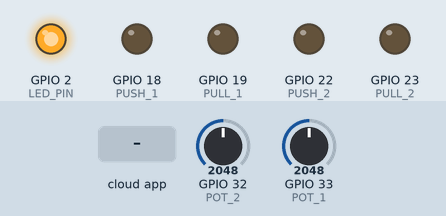
Bench run of a sketch on a simulated ESP32. On the bench: output pins drawn as LEDs (lit = HIGH). The test bench sets the inputs (shaded band); at power-on: GPIO 32 (POT_2) = 2048, GPIO 33 (POT_1) = 2048. The ROS host is connected and sends only what is stated. At 6.3 s the program restarts the board; the recording ends there.

Above: at 1.2 s.
1.3 s: the phone or cloud app sets micro_ros_pedal to -100
At 2.2 s:
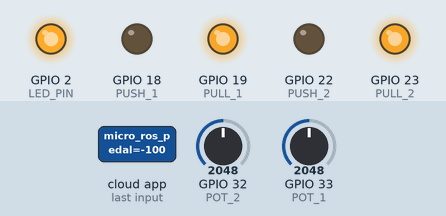
Timing chart, 0 to 4.3 s (numbered marks = the images above; inputs shaded):
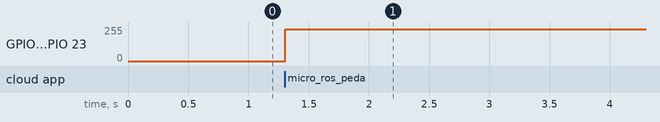

The sketch:

pedal_esp32.ino
```cpp
#include <Arduino.h>
#include <micro_ros_arduino.h>

#include <rcl/rcl.h>
#include <rcl/error_handling.h>
#include <rclc/rclc.h>
#include <rclc/executor.h>

#include <std_msgs/msg/int32.h>
#include <std_msgs/msg/float32.h>

rcl_subscription_t subscriber;
std_msgs__msg__Float32 msg;
rclc_executor_t executor;
rclc_support_t support;
rcl_allocator_t allocator;
rcl_node_t node;
rcl_timer_t timer;

#define LED_PIN 2

#define PUSH_1 18
#define PULL_1 19
#define POT_1 33

int pos_1;  // Defining int value for gas feedback

#define PUSH_2 22
#define PULL_2 23
#define POT_2 32

int pos_2;   // Defining int value for brake feedback
int zero = 3; // Error tolerance for pedals

// PID controller gains initialization
int P = 10;

int MAX_CYCLE = 240;    // Maximum PWM-control command
int MIN_CYCLE = 240;    // Minimum -||-

volatile int GAS_START = 0;    // In BIT
volatile int BRAKE_START = 0;  // In BIT

volatile int hand_brake = 0;
float HANDBRAKE_POS = 1.75;    // In the range of 0-2 of the movement

volatile int start_pos = 0;   // BIT
volatile int error;

// Watchdog timer implementation
unsigned long lastMsgTime = 0;  // Last received message time
const unsigned long TIMEOUT = 5000;  // 5 seconds timeout

#define RCCHECK(fn) { rcl_ret_t temp_rc = fn; if((temp_rc != RCL_RET_OK)){error_loop();}}
#define RCSOFTCHECK(fn) { rcl_ret_t temp_rc = fn; if((temp_rc != RCL_RET_OK)){}}

void error_loop() {
  for (int i = 0; i < 10; i++) {  // Blink LED for 1 second, then reset
    digitalWrite(LED_PIN, !digitalRead(LED_PIN));
    delay(100);
  }
  ESP.restart();
}

void control_callback(float command, int PUSH, int PULL, int pos, int pedal) {
  if (pedal == 1) {
    start_pos = GAS_START;
  } else {
    start_pos = BRAKE_START;
  }

  error = start_pos * (100.0 / 3950.0) + abs(command) * 50.0 * (100-0 - start_pos * (100.0 / 3950.0))/100.0 - pos * (100.0 / 3950.0);

  int PID = P * error;
  int control = constrain(abs(PID), MIN_CYCLE, MAX_CYCLE);

  if (error >= zero) {
    analogWrite(PULL, 0);
    analogWrite(PUSH, control);
  } else if (error <= -zero) {
    analogWrite(PUSH, 0);
    analogWrite(PULL, control);
  } else {
    analogWrite(PUSH, 0);
    analogWrite(PULL, 0);
  }
}

void subscription_callback(const void *msgin) {
  const std_msgs__msg__Float32 *msg = (const std_msgs__msg__Float32 *)msgin;

  // Update last received message time
  lastMsgTime = millis();

  if (msg->data < -2.0 || msg->data > 2.0) {
    if (msg->data == 10.0) {
      hand_brake = 1;
    } else if (msg->data == -10.0) {
      hand_brake = 0;
    } else if (msg->data == 20.0) {
      GAS_START = pos_1;
    } else if (msg->data == -20.0) {
      BRAKE_START = pos_2;
    } else if (msg->data == 30.0) {
      GAS_START = 0;
      BRAKE_START = 0;
    }
  }

  if (hand_brake == 1) {
    control_callback(HANDBRAKE_POS, PUSH_2, PULL_2, pos_2, 2);
  } else {
    // GAS
    if (msg->data > 0 && msg->data <= 2.0) {
      control_callback(msg->data, PUSH_1, PULL_1, pos_1, 1);
    } else {
      control_callback(0, PUSH_1, PULL_1, pos_1, 1);
    }

    // BRAKE
    if (msg->data < 0 && msg->data >= -2.0) {
      control_callback(msg->data, PUSH_2, PULL_2, pos_2, 2);
    } else {
      control_callback(0, PUSH_2, PULL_2, pos_2, 2);
    }
  }
}

void setup() {
  set_microros_transports();

  pinMode(LED_PIN, OUTPUT);
  digitalWrite(LED_PIN, HIGH);

  pinMode(PUSH_1, OUTPUT);
  pinMode(PULL_1, OUTPUT);

  pinMode(PUSH_2, OUTPUT);
  pinMode(PULL_2, OUTPUT);

  allocator = rcl_get_default_allocator();

  // Create init_options
  RCCHECK(rclc_support_init(&support, 0, NULL, &allocator));

  // Create node
  RCCHECK(rclc_node_init_default(&node, "micro_ros_arduino_node", "", &support));

  // Create subscriber
  RCCHECK(rclc_subscription_init_default(
    &subscriber,
    &node,
    ROSIDL_GET_MSG_TYPE_SUPPORT(std_msgs, msg, Float32),
    "micro_ros_pedal"));

  // Create executor
  RCCHECK(rclc_executor_init(&executor, &support.context, 1, &allocator));
  RCCHECK(rclc_executor_add_subscription(&executor, &subscriber, &msg, &subscription_callback, ON_NEW_DATA));

  // Initialize last message time
  lastMsgTime = millis();
}

void loop() {
  pos_1 = analogRead(POT_1);
  pos_2 = analogRead(POT_2);
  RCCHECK(rclc_executor_spin_some(&executor, RCL_MS_TO_NS(10)));

  // Check if no message has been received for more than TIMEOUT ms
  if (millis() - lastMsgTime > TIMEOUT) {
    ESP.restart();
  }
}
```

Measured:
- after the input at 1.3 s, GPIO 19 (PULL_1), GPIO 23 (PULL_2): 0/255 → 240/255 at once
